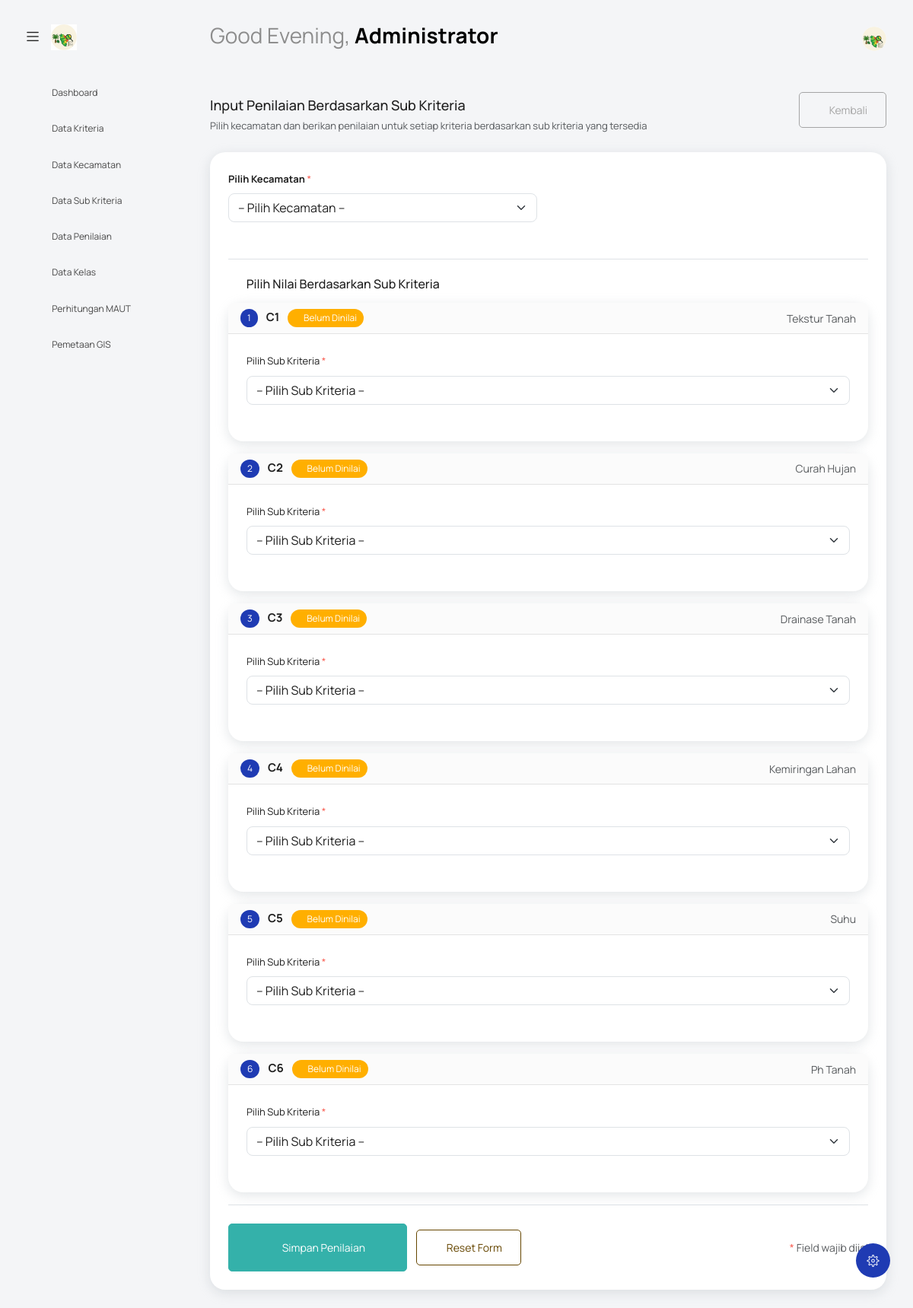
Page /index.php?controller=Penilaian&action=form (signed in) on the committed database.
### tables this page shows
CREATE TABLE `kriteria` (
  `id_kriteria` int NOT NULL,
  `nama_kriteria` varchar(100) NOT NULL,
  `bobot` float NOT NULL,
  `keterangan` varchar(255) DEFAULT NULL
);

### controllers/PenilaianController.php (called while the page is built, shortened)
<?php
require_once MODEL_PATH . 'PenilaianModel.php';
class PenilaianController
{
    private $model;
    public function __construct($koneksi)
    {
        $this->model = new PenilaianModel($koneksi);
    }
    public function form()
    {
        $kriteria_options = $this->model->getKriteriaOptions();
        include VIEW_PATH . 'penilaian/form.php';
    }
}

### models/PenilaianModel.php (called while the page is built, shortened)
<?php
class PenilaianModel
{
    private $db;
    public function __construct($koneksi)
    {
        $this->db = $koneksi;
    }
    public function getKriteriaOptions()
    {
        $query = "SELECT * FROM kriteria ORDER BY id_kriteria ASC";
        return $this->db->query($query)->fetch_all(MYSQLI_ASSOC);
    }
}

### views/penilaian/form.php (the view, shortened to what this page needs)
<?php include('template/header.php'); ?>
<body class="with-welcome-text">
  <div class="container-scroller">
    <?php include 'template/navbar.php'; ?>
    <div class="container-fluid page-body-wrapper">
      <?php include 'template/setting_panel.php'; ?>
      <?php include 'template/sidebar.php'; ?>
      <div class="main-panel">
        <div class="content-wrapper">
          <div class="row mb-3">
            <div class="col-md-8">
              <h4 class="mt-2">Input Penilaian Berdasarkan Sub Kriteria</h4>
              <p class="text-muted">Pilih kecamatan dan berikan penilaian untuk setiap kriteria berdasarkan sub kriteria yang tersedia</p>
            </div>
            <div class="col-md-4 text-end">
              <a href="index.php?controller=Penilaian&action=index" class="btn btn-outline-secondary">
                <i class="mdi mdi-arrow-left"></i> Kembali
              </a>
            </div>
          </div>
          <div class="row">
            <div class="col-sm-12">
              <div class="card">
                <div class="card-body">
                  <form action="index.php?controller=Penilaian&action=simpanSub" method="post" id="formPenilaian">
                    <div class="row mb-4">
                      <div class="col-md-6">
                        <div class="form-group">
                          <label for="id_kecamatan" class="form-label">
                            <strong>Pilih Kecamatan</strong> <span class="text-danger">*</span>
                          </label>
                          <select name="id_kecamatan" id="id_kecamatan" class="form-select" required>
                            <option value="">-- Pilih Kecamatan --</option>
                          </select>
                        </div>
                      </div>
                    </div>
                    <div class="border-top pt-4">
                      <h5 class="mb-3">
                        <i class="mdi mdi-clipboard-list-outline me-2"></i>
                        Pilih Nilai Berdasarkan Sub Kriteria
                      </h5>
                      <?php
                      $kriteria_count = 1;
                      foreach ($kriteria_options as $k):
                        $is_edit_mode = false;
                      ?>
                        <div class="card mb-3 kriteria-card">
                          <div class="card-header bg-light">
                            <div class="d-flex justify-content-between align-items-center">
                              <h6 class="mb-0">
                                <span class="badge bg-primary me-2"><?= $kriteria_count++ ?></span>
                                <strong><?= htmlspecialchars($k['nama_kriteria']) ?></strong>
                                <?php if ($is_edit_mode): ?>
                                  <span class="badge bg-success ms-2">
                                    <i class="mdi mdi-check"></i> Sudah Dinilai
                                  </span>
                                <?php else: ?>
                                  <span class="badge bg-warning ms-2">
                                    <i class="mdi mdi-clock"></i> Belum Dinilai
                                  </span>
                                <?php endif; ?>
                              </h6>
                              <small class="text-muted"><?= htmlspecialchars($k['keterangan']) ?></small>
                            </div>
                          </div>
                          <div class="card-body">
                            <div class="form-group">
                              <label class="form-label">Pilih Sub Kriteria <span class="text-danger">*</span></label>
                              <select name="nilai[]" class="form-select kriteria-select" required data-kriteria="<?= $k['id_kriteria'] ?>">
                                <option value="">-- Pilih Sub Kriteria --</option>
                              </select>
                            </div>
                          </div>
                        </div>
                      <?php endforeach; ?>
                    </div>
                    <div class="border-top pt-4">
                      <div class="d-flex justify-content-between align-items-center">
                        <div>
                          <button type="submit" class="btn btn-success btn-lg me-2">
                            <i class="mdi mdi-content-save"></i>
                            <?= isset($_GET['kecamatan']) ? 'Update Penilaian' : 'Simpan Penilaian' ?>
                          </button>
                          <button type="reset" class="btn btn-outline-warning">
                            <i class="mdi mdi-refresh"></i> Reset Form
                          </button>
                        </div>
                        <div class="text-end">
                          <small class="text-muted">
                            <span class="text-danger">*</span> Field wajib diisi
                          </small>
                        </div>
                      </div>
                    </div>
                  </form>
                </div>
              </div>
            </div>
          </div>
        </div>
      </div>
    </div>
  </div>
</body>
</html>

### views/penilaian/form.php (style rules this page uses)
.kriteria-card { transition: all 0.3s ease; }

### rows in the picture
kriteria: nama_kriteria "C1", keterangan "Tekstur Tanah"
kriteria: nama_kriteria "C2", keterangan "Curah Hujan"
kriteria: nama_kriteria "C3", keterangan "Drainase Tanah"
kriteria: nama_kriteria "C4", keterangan "Kemiringan Lahan"
kriteria: nama_kriteria "C5", keterangan "Suhu"
kriteria: nama_kriteria "C6", keterangan "Ph Tanah"

### other values in the picture
$greeting "Good Evening"
$_SESSION['nama_lengkap'] "Administrator"
